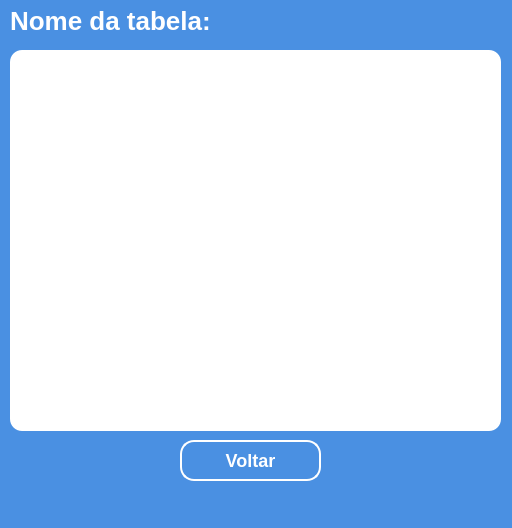
<?xml version="1.0" encoding="UTF-8"?>
<ui version="4.0">
 <class>janela_competicao</class>
 <widget class="QMainWindow" name="janela_competicao">
  <property name="geometry">
   <rect>
    <x>0</x>
    <y>0</y>
    <width>512</width>
    <height>528</height>
   </rect>
  </property>
  <property name="windowTitle">
   <string>MainWindow</string>
  </property>
  <property name="styleSheet">
   <string notr="true">*{
	background-color: #4A90E2;
}

QLabel{
	font-family: &quot;Segoe UI&quot;;
	font-weight: bold;
	font-size: 18px;
    color: #fff;
}

#_txt_titulo{
	font-size: 26px;
}

QLineEdit{
    background: #ffffff;
    border: 2px solid #4A90E2;
    border-radius: 8px;
    padding: 5px 10px;

    font-family: &quot;Segoe UI&quot;;
    font-weight: bold;
    font-size: 16px;
    color: #333333;
}

QLineEdit:focus{
    border-color: #53A3FF;
    background: #E6F7FF; 
}

QLineEdit:disabled {
    background: #f0f0f0;
    border: 2px solid #cccccc;
    color: #999999;
}

QPushButton{
    background: #4A90E2;
    border: 2px solid #fff;
    border-radius: 14px;
    padding: 10px 20px;

	font-family: &quot;Segoe UI&quot;;
	font-weight: bold;
	font-size: 18px;
    color: #fff;
}

QPushButton:hover{
    background: #53A3FF;
    border: 2px solid #fff;
    border-radius: 12px;
    padding: 10px 20px;
}

QTableWidget {
    background-color: #ffffff; 	/* Define a cor de fundo do QTableWidget como branco */
    border-radius: 12px; /* Arredonda os cantos do QTableWidget em 8px */
    gridline-color: #cccccc; /* Define a cor das linhas da grade no QTableWidget */
    font-family: &quot;Segoe UI&quot;; /* Define a fonte do texto no QTableWidget */
    font-weight: bold; /* Define o peso da fonte como negrito */
    font-size: 16px; /* Define o tamanho da fonte como 16px */
    color: #333333; /* Define a cor do texto como cinza escuro */
}

QTableWidget::item {
    border: none; /* Remove as bordas dos itens individuais no QTableWidget */
    font-family: &quot;Segoe UI&quot;; /* Define a fonte do texto dos itens */
    font-size: 18px; /* Define o tamanho da fonte dos itens como 16px */
    color: #333333; /* Define a cor do texto dos itens como cinza escuro */
}

QTableWidget::item:selected {
    background-color: #4A90E2; /* Define a cor de fundo do item selecionado como azul */
    color: #ffffff; /* Define a cor do texto do item selecionado como branco */
}

QHeaderView::section {
    background-color: #4A90E2; /* Define a cor de fundo das seções do cabeçalho como azul */
    border: 1px solid #ffffff; /* Adiciona uma borda branca de 1px ao redor das seções do cabeçalho */
    font-family: &quot;Segoe UI&quot;; /* Define a fonte do texto do cabeçalho */
    font-size: 16px; /* Define o tamanho da fonte do cabeçalho como 16px */
    color: #ffffff; /* Define a cor do texto do cabeçalho como branco */
    text-align: center; /* Centraliza o texto no cabeçalho */
}

QHeaderView::section:hover {
    background-color: #53A3FF; /* Altera a cor de fundo da seção do cabeçalho ao passar o mouse */
}

QHeaderView {
    background-color: #4A90E2; /* Define a cor de fundo geral do QHeaderView como azul */
    border: none; /* Remove as bordas do QHeaderView */
    font-family: &quot;Segoe UI&quot;; /* Define a fonte do texto no QHeaderView */
    font-weight: bold; /* Define o texto como negrito */
    font-size: 16px; /* Define o tamanho da fonte no QHeaderView como 16px */
    color: #ffffff; /* Define a cor do texto no QHeaderView como branco */
}

QTableCornerButton::section {
    background-color: #4A90E2; /* Define a cor de fundo do botão no canto superior esquerdo da tabela como azul */
    border: 1px solid #ffffff; /* Adiciona uma borda branca de 1px ao botão do canto */
}
</string>
  </property>
  <widget class="QWidget" name="centralwidget">
   <widget class="QTableWidget" name="_tw_ranking">
    <property name="geometry">
     <rect>
      <x>10</x>
      <y>50</y>
      <width>491</width>
      <height>381</height>
     </rect>
    </property>
   </widget>
   <widget class="QLabel" name="_txt_titulo">
    <property name="geometry">
     <rect>
      <x>10</x>
      <y>0</y>
      <width>241</width>
      <height>41</height>
     </rect>
    </property>
    <property name="text">
     <string>Nome da tabela:</string>
    </property>
   </widget>
   <widget class="QPushButton" name="_btn_voltar">
    <property name="geometry">
     <rect>
      <x>180</x>
      <y>440</y>
      <width>141</width>
      <height>41</height>
     </rect>
    </property>
    <property name="cursor">
     <cursorShape>PointingHandCursor</cursorShape>
    </property>
    <property name="text">
     <string>Voltar</string>
    </property>
   </widget>
  </widget>
  <widget class="QMenuBar" name="menubar">
   <property name="geometry">
    <rect>
     <x>0</x>
     <y>0</y>
     <width>512</width>
     <height>21</height>
    </rect>
   </property>
  </widget>
  <widget class="QStatusBar" name="statusbar"/>
 </widget>
 <resources/>
 <connections/>
</ui>
